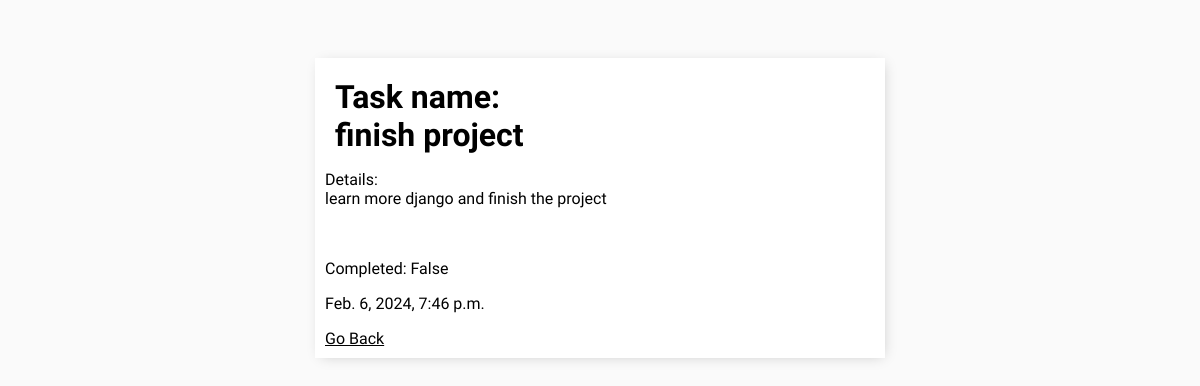
The page /task/1/ (signed in) on the database its author committed.
### todo/models.py (models this page shows, shortened)
class Task(models.Model):
    user = models.ForeignKey(User, on_delete=models.CASCADE, null=True, blank=True)
    title = models.CharField(max_length=200, null=True)
    description = models.TextField(null=True)
    complete = models.BooleanField(default=False)
    created = models.DateTimeField(auto_now_add=True)
    class Meta:
        ordering = ['complete']

### todo/views.py (the view)
# urls.py: path('task/<int:pk>/', TaskDetail.as_view(), name='task'),
class TaskDetail(LoginRequiredMixin, DetailView):
    model = Task
    context_object_name = 'task'

### todo/templates/todo/task_detail.html
{% extends 'base.html' %}
{% block content %}
<h1>Task name: <br> {{task.title}}</h1>
<p>Details: <br>{{task.description}}</p>
<br>
<p>Completed: {{task.complete}}</p>
<p>{{task.created}}</p>
<a href="{% url 'tasks' %}">Go Back</a>
{% endblock content %}

### todo/templates/base.html (style rules this page uses)
body { background-color: #FAFAFA; font-family: "Nunito Sans", sans-serif; padding-top: 50px; }
a, p { color: black; }
h1, h2, h3, h4, h5, h6 { padding: 0px; margin: 10px; }

### rows shown on the page
Task: title "finish project", description "learn more django and finish the project", complete "False", created "Feb. 6, 2024, 7:46 p.m."
